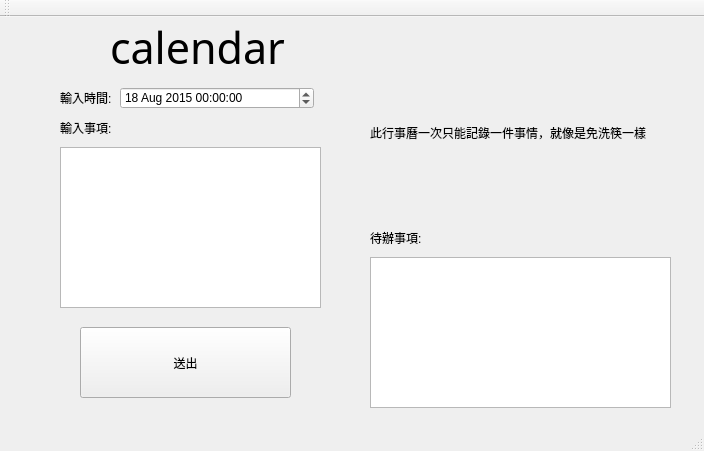
<?xml version="1.0" encoding="UTF-8"?>
<ui version="4.0">
 <class>MainWindow</class>
 <widget class="QMainWindow" name="MainWindow">
  <property name="geometry">
   <rect>
    <x>0</x>
    <y>0</y>
    <width>704</width>
    <height>451</height>
   </rect>
  </property>
  <property name="windowTitle">
   <string>MainWindow</string>
  </property>
  <widget class="QWidget" name="centralWidget">
   <widget class="QLabel" name="label">
    <property name="geometry">
     <rect>
      <x>110</x>
      <y>10</y>
      <width>181</width>
      <height>41</height>
     </rect>
    </property>
    <property name="font">
     <font>
      <family>微軟正黑體</family>
      <pointsize>32</pointsize>
     </font>
    </property>
    <property name="text">
     <string>calendar</string>
    </property>
   </widget>
   <widget class="QTextEdit" name="textEdit">
    <property name="geometry">
     <rect>
      <x>60</x>
      <y>130</y>
      <width>261</width>
      <height>161</height>
     </rect>
    </property>
   </widget>
   <widget class="QPushButton" name="output">
    <property name="geometry">
     <rect>
      <x>80</x>
      <y>310</y>
      <width>211</width>
      <height>71</height>
     </rect>
    </property>
    <property name="text">
     <string>送出</string>
    </property>
   </widget>
   <widget class="QLabel" name="label_3">
    <property name="geometry">
     <rect>
      <x>60</x>
      <y>100</y>
      <width>101</width>
      <height>21</height>
     </rect>
    </property>
    <property name="text">
     <string>輸入事項:</string>
    </property>
   </widget>
   <widget class="QLabel" name="label_4">
    <property name="geometry">
     <rect>
      <x>60</x>
      <y>70</y>
      <width>61</width>
      <height>21</height>
     </rect>
    </property>
    <property name="text">
     <string>輸入時間:</string>
    </property>
   </widget>
   <widget class="QDateTimeEdit" name="dateTime">
    <property name="geometry">
     <rect>
      <x>120</x>
      <y>70</y>
      <width>194</width>
      <height>22</height>
     </rect>
    </property>
    <property name="date">
     <date>
      <year>2015</year>
      <month>8</month>
      <day>18</day>
     </date>
    </property>
   </widget>
   <widget class="QTextBrowser" name="textBrowser">
    <property name="geometry">
     <rect>
      <x>370</x>
      <y>240</y>
      <width>301</width>
      <height>151</height>
     </rect>
    </property>
   </widget>
   <widget class="QLabel" name="label_2">
    <property name="geometry">
     <rect>
      <x>370</x>
      <y>210</y>
      <width>131</width>
      <height>21</height>
     </rect>
    </property>
    <property name="text">
     <string>待辦事項:</string>
    </property>
   </widget>
   <widget class="QLabel" name="label_5">
    <property name="geometry">
     <rect>
      <x>370</x>
      <y>30</y>
      <width>291</width>
      <height>171</height>
     </rect>
    </property>
    <property name="text">
     <string>此行事曆一次只能記錄一件事情，就像是免洗筷一樣</string>
    </property>
   </widget>
  </widget>
  <widget class="QMenuBar" name="menuBar">
   <property name="geometry">
    <rect>
     <x>0</x>
     <y>0</y>
     <width>704</width>
     <height>21</height>
    </rect>
   </property>
  </widget>
  <widget class="QToolBar" name="mainToolBar">
   <attribute name="toolBarArea">
    <enum>TopToolBarArea</enum>
   </attribute>
   <attribute name="toolBarBreak">
    <bool>false</bool>
   </attribute>
  </widget>
  <widget class="QStatusBar" name="statusBar"/>
 </widget>
 <layoutdefault spacing="6" margin="11"/>
 <resources/>
 <connections/>
</ui>
